Frame 1 (no input): blank canvas, image omitted
Frame 60 (the mouse pressed at the canvas centre just before this capture): blank canvas, image omitted
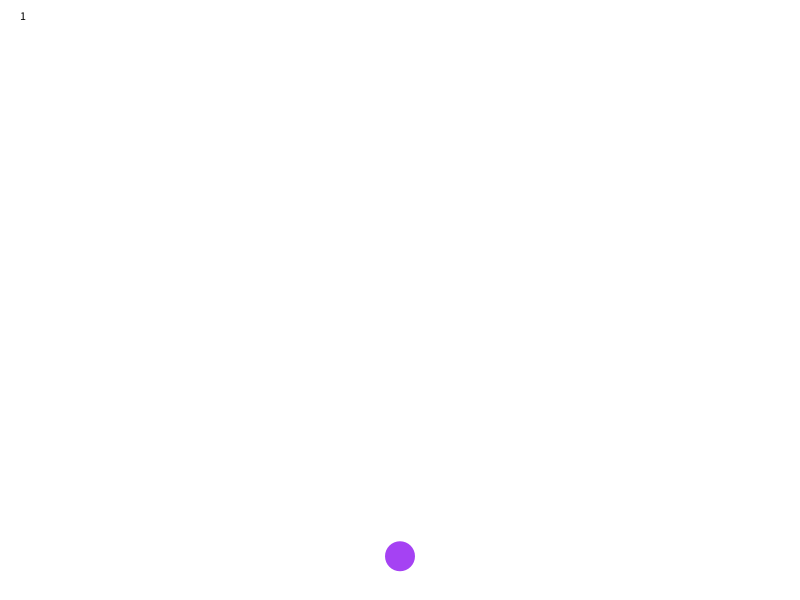
Frame 120 (the mouse held since frame 60 and released just before this capture)

The Processing sketch whose frames 1 and 60 were blank and that drew this single picture after the mouse press (run headless with seeded random() and noise(); from frame 60 on, the mouse is pressed at the canvas centre):

// Processing sketch: Extends
// ── Extends.pde

// Note, our ArrayList is declared to hold Ball objects.
ArrayList<Ball> balls;


void setup() {
    size( 800, 600 );
    balls = new ArrayList<Ball>();
}


void draw() {
    background(255);

    noStroke();

    // Should get used to this style, considered more modern.
    for( Ball b : balls ) {
        // Call "fall" on the ball.
        b.fall();

        // Call "draw" on the ball.
        b.draw();
    }

    balls = onlyBouncingBalls( balls );
    
    fill(0);
    text( balls.size(), 20, 20 );
}

void mousePressed() {
    if( mouseButton == LEFT ) {
        // Add a Ball object to the ArrayList
        // These will be black
        balls.add( new Ball( mouseX, mouseY ) );
        
    }
    else {
        // Add a ColoredBall object with a random color to the ArrayList
        // Can we do that?  "balls" is declared to hold Ball objects, not ColoredBalls.
        // We can because ColoredBall extends Ball.  We say that ColoredBall is-a Ball.
        //
        // When we use a subclass object (ColoredBall) using a reference that is declared 
        // as the super class (Ball), we can only use the features of the subclass.
        // for example, even though our object is a ColoredBall we will not be able to say:
        // b.getColor() since this method was added by the ColoredBall subclass.
        //
        // HOWEVER, any methods in Ball that are overridden by ColoredBall will result
        // in the overridden method to be called.
        //
        // This concept of a "Ball" taking on different behaviors is called: Polymorphism
        
        int c = color( random(256), random(256), random(256) );
        balls.add( new ColoredBall( mouseX, mouseY, c ) );

        // Side note, the variable "c" is declared with in a pair of braces {}
        // The variable only exists within these braces, as soon as we leave, it is gone.
        // We say that "c" has a "scope" of only this block of code.
        // We might have declared "c" as the first line in this method.
        // Then, the variable would be scoped until the end of the method, the matching }
        // 
        // Private member variables in a class have a scope that includes all of the methods 
        // in the class it was declared.
        // Public member variables have a scope that includes all code.
    }
}

// Routine to remove the Balls that are no longer bouncing
// This is done by creating a new list with only the Balls that are NOT "onTheFloor"
ArrayList<Ball> onlyBouncingBalls( ArrayList<Ball> oldList ) 
{
    ArrayList<Ball> newList = new ArrayList<Ball>();
    for( Ball b : oldList ) {
        if( !b.isOnFloor() ) {
            newList.add( b );
        }
    }

    return newList;
}

// ── Ball.pde
// Simple Ball class to inherit from
// I've removed color, we'll add it back in a subclass.

class Ball {
    // Time to talk about public, private, and protected
    // A variable that is public can be accessed by any code that has a reference to an object.
    // A static variable exists even when there isn't an object.  We refer to this through the 
    // class name: Ball
    // For example, any code can access the GRAVITY value with: Ball.GRAVITY
    // This is okay because by declaring this "final" the value can't be changed.
    // No other code can mess with our GRAVITY value.
    //
    // IF x was declared:  public float x;
    // Any code could access x with:  
    // Ball b = new Ball( 10, 20 );
    // b.x = 5;
    // This changes the value of x in our object, this is bad.
    // By declaring this private, b.x would be a syntax error.
    //
    // The last choice is protected:  protected float x;
    // This allows code that is in classes that extend Ball to access the value.
    // See ColoredBall.
    
    public static final float GRAVITY = 0.2;  
    public static final float BOUNCE_SPEED = 0.85;

    protected float x, y;    // The current X and Y position 
    protected float speed;   // The current speed (changes with each call to "fall"
    
    Ball( int x, int y ) {
        this.x = x;
        this.y = y;
        this.speed = 0.0;
    }

    float getX() {
      return x;
    }
    float getY() {
      return y;
    }

    // Fall should be called about 20 times per second to look real.
    // This is about how often draw() gets called in Processing.
    void fall() {
        this.speed += GRAVITY;
        this.y += this.speed;

        if( this.y >= height ) {
            this.y = height;
            this.speed *= -BOUNCE_SPEED;
        }
    }
    
    boolean isOnFloor() {
        return (this.y == height && abs(this.speed) < 0.2 );
    }
    
    void draw() {
        fill( 0, 0, 0 );          // Draw in black.
        ellipse( x, y, 30, 30 );  // Draw a cirle.
                                  // "this" is implied, or you can write this.x if you like.
    }
};

// ── ColoredBall.pde
// ColoredBall to extend Ball
// Inherit all the same functionality but we add color, "c".

class ColoredBall extends Ball {

    // We will be able to access the x and y from the Ball object
    // This is possible because the variables (fields) are declared as protected.
    // See Ball.
    //
    // Side note:  x, this.x, getX(), and this.getX() are all okay
    //
    // There is some benefit in using getX() instead of "x", in general.
    // This is the way the object (Ball) means users to access "x".
    // 
    // There is a concept of lazy evaluation where the variable "x" may not have a good
    // value right away, but only when somebody asks for it.
    // Consider if computing "x" was very time consuming and there was a chance that nobody would 
    // ask.  We might not compute "x" until the first call to getX().
    // We know this isn't the case because we own the Ball class too.
    // If we were extending a class that we don't own, and might not have the code for, we can't
    // be sure.
    
    private int c;
    
    ColoredBall( int x, int y, int c ) {
        super(x, y);      // Call the constructor for the Ball part of ColoredBall.
                          // Then, add any new code to construct the ColoredBall part.
        this.c = c;
    }
    
    // This "getter" function is important because we declared color to be private.
    // Nobody has access to the value but the code in this class.
    // By writing only a "getter" and not writting a "setter", there is no way for anybody
    // to change this value on us, but we allow for the value to be read.
    //
    // It is considered good style to make all variables private (or protected) and add
    // the appropriate setters and getters that you want to offer to other code.
    // Constances:  public static final ...  are the exception since they can't be changed anyway.
    
    int getColor() {
        return c;
    }

    // We override the draw procedure because we want to draw in color.
    @Override
    void draw() {
        fill( c );    // Set fill color
        ellipse( x, y, 30, 30 );
        
        // If we wanted to add code to draw and not replace it, we might have called draw in
        // the super class as:  super.draw();
        // In this case, and almost always, we want to completely replace the method.
    }
};
